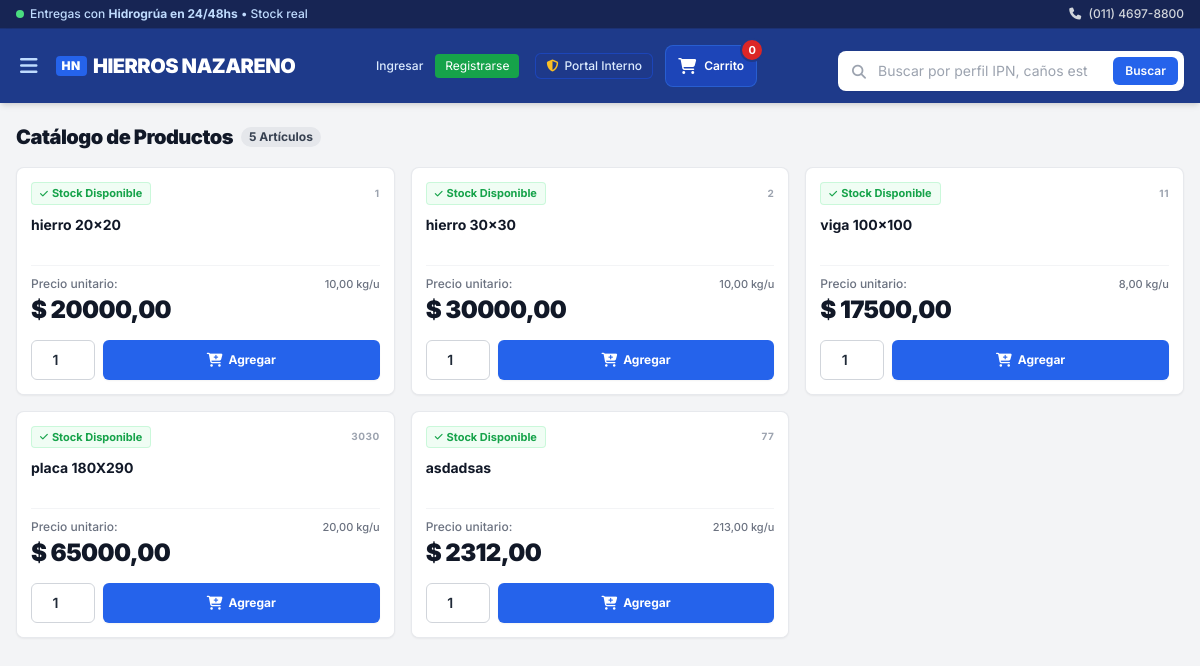
The page / on the database its author committed.
### administrador/models.py (models this page shows, shortened)
class Producto(models.Model):
    categoria = models.ForeignKey(Categoria, on_delete=models.SET_NULL, null=True, related_name='productos')
    codigo = models.CharField(max_length=50, unique=True)
    nombre = models.CharField(max_length=250)
    precio = models.DecimalField(max_digits=12, decimal_places=2)
    stock = models.IntegerField(default=0)
    peso_kg = models.DecimalField(max_digits=8, decimal_places=2, help_text="Peso teórico para cálculo de hidrogrúa")
    disponible = models.BooleanField(default=True)
    fecha_ingreso = models.DateTimeField(auto_now_add=True)

### cliente/views.py (the view)
# urls.py: path('', views.catalogo_productos, name='catalogo'),
def catalogo_productos(request):
    form = BusquedaForm(request.GET or None)
    productos = Producto.objects.filter(disponible=True)
    hay_resultados = True
    query = request.GET.get('query')
    if query:
        productos = productos.filter(nombre__icontains=query)
        if not productos.exists():
            hay_resultados = False
    context = {
        'form': form,
        'productos': productos,
        'hay_resultados': hay_resultados,
        'query': query
    }
    return render(request, 'cliente/catalogo.html', context)

### cliente/forms.py
class BusquedaForm(forms.Form):
    query = forms.CharField(
        max_length=100,
        required=False, # Permite que el usuario envíe el campo vacío para ver todos los productos
        widget=forms.TextInput(attrs={
            'class': 'w-full bg-white text-gray-900 placeholder-gray-400 text-sm rounded-lg pl-10 pr-24 py-2.5 focus:outline-none focus:ring-2 focus:ring-blue-400 shadow-sm',
            'placeholder': 'Buscar por perfil IPN, caños estructurales, chapas trapezoidales...'
        })
    )

### cliente/templates/cliente/catalogo.html (shortened to what this page needs)
{% load static %}
<!DOCTYPE html>
<html lang="es" class="h-full bg-gray-100">
<head>
  <script src="https://cdn.tailwindcss.com"></script>
  <link rel="stylesheet" href="https://cdnjs.cloudflare.com/ajax/libs/font-awesome/6.5.1/css/all.min.css">
  <link rel="stylesheet" href="{% static 'css/styles.css' %}">
</head>
<body class="bg-[#F3F4F6] text-gray-800 font-sans antialiased min-h-screen flex flex-col pb-20">
  <div class="bg-blue-950 text-blue-200 text-xs px-4 py-1.5 flex items-center justify-between border-b border-blue-900/60 font-medium">
    <div class="flex items-center gap-1.5 overflow-hidden text-ellipsis whitespace-nowrap">
      <span class="inline-block w-2 h-2 rounded-full bg-green-400 animate-pulse"></span>
      <span>Entregas con <strong>Hidrogrúa en 24/48hs</strong> • Stock real</span>
    </div>
    <div class="hidden sm:flex items-center gap-3">
      <span class="text-gray-300"><i class="fa-solid fa-phone text-xs mr-1"></i> (011) 4697-8800</span>
    </div>
  </div>
  <header class="bg-[#1E3A8A] text-white sticky top-0 z-40 shadow-md">
    <div class="max-w-7xl mx-auto px-4 py-3">
      <div class="flex items-center justify-between gap-3">
        <div class="flex items-center gap-2.5">
          <button onclick="toggleAdminDrawer()" class="p-2 -ml-1 text-blue-200 hover:text-white rounded-lg hover:bg-blue-800/60 transition focus:outline-none">
            <i class="fa-solid fa-bars text-xl"></i>
          </button>
          <div class="leading-tight">
            <div class="flex items-center gap-1.5">
              <span class="bg-blue-600 text-white text-xs px-1.5 py-0.5 rounded font-black tracking-wider uppercase">HN</span>
              <h1 class="text-base sm:text-xl font-black tracking-tight text-white whitespace-nowrap">HIERROS NAZARENO</h1>
            </div>
          </div>
        </div>
        <div class="flex items-center gap-2 sm:gap-3">
          {% if user.is_authenticated %}
            <span class="hidden md:inline text-xs text-blue-200 font-medium">Hola, {{ user.username }}</span>
            <form method="POST" action="{% url 'logout' %}" class="inline m-0 p-0 mr-1">
              {% csrf_token %}
              <button type="submit" class="text-xs text-red-300 hover:text-white font-medium transition">Salir</button>
            </form>
          {% else %}
            <a href="{% url 'login' %}" class="text-xs text-blue-100 hover:text-white font-medium transition hidden sm:inline">Ingresar</a>
            <a href="{% url 'registro' %}" class="text-xs bg-green-600 hover:bg-green-500 text-white px-2.5 py-1 rounded transition mr-1">Registrarse</a>
          {% endif %}
          <a href="{% url 'dashboard_admin' %}" class="hidden sm:flex items-center gap-1.5 px-2.5 py-1 bg-blue-900/70 hover:bg-blue-800 border border-blue-700/60 rounded-md text-xs text-blue-100 font-medium transition">
    <i class="fa-solid fa-shield-halved text-amber-400"></i>
    <span>Portal Interno</span>
</a>
          <a href="{% url 'ver_carrito' %}" class="relative p-2 bg-blue-700/60 hover:bg-blue-600 text-white rounded-lg transition border border-blue-500/40 flex items-center gap-2 px-3">
            <i class="fa-solid fa-cart-shopping text-base"></i>
            <span class="hidden md:inline text-xs font-semibold">Carrito</span>
            <span class="absolute -top-1.5 -right-1.5 bg-red-600 text-white text-[11px] font-bold h-5 w-5 rounded-full flex items-center justify-center ring-2 ring-[#1E3A8A] shadow-sm">
              {{ request.session.carrito|length }}
            </span>
          </a>
        </div>
      <div class="mt-2.5">
        <form method="GET" action="{% url 'catalogo' %}" class="relative">
          <input type="text" name="query" value="{{ query|default:'' }}" placeholder="Buscar por perfil IPN, caños estructurales, chapas trapezoidales..." class="w-full bg-white text-gray-900 placeholder-gray-400 text-sm rounded-lg pl-10 pr-24 py-2.5 focus:outline-none focus:ring-2 focus:ring-blue-400 shadow-sm">
          <div class="absolute left-3.5 top-1/2 -translate-y-1/2 text-gray-400">
            <i class="fa-solid fa-magnifying-glass text-sm"></i>
          </div>
          <button type="submit" class="absolute right-1.5 top-1/2 -translate-y-1/2 bg-[#2563EB] hover:bg-blue-700 text-white text-xs font-semibold px-3 py-1.5 rounded-md transition">Buscar</button>
        </form>
      </div>
    </div>
  </header>
  <main class="max-w-7xl mx-auto px-4 py-5 w-full flex-1 flex flex-col gap-6">
    <section id="catalogo" class="space-y-4">
      <div class="flex flex-col sm:flex-row sm:items-center justify-between gap-3">
        <div>
          <div class="flex items-center gap-2">
            <h3 class="text-xl font-black text-[#111827] tracking-tight">Catálogo de Productos</h3>
            <span class="bg-gray-200 text-gray-700 text-xs px-2 py-0.5 rounded-full font-bold">{{ productos.count }} Artículos</span>
          </div>
        </div>
      </div>
      <div class="grid grid-cols-1 sm:grid-cols-2 lg:grid-cols-3 xl:grid-cols-4 gap-4">
        {% if hay_resultados %}
            {% for producto in productos %}
            <article class="bg-white rounded-lg shadow-sm border border-gray-200/90 overflow-hidden flex flex-col justify-between hover:shadow-md transition group">
              <div class="p-3.5 space-y-2.5">
                <div class="flex items-center justify-between">
                  <span class="inline-flex items-center text-[11px] font-bold text-[#16A34A] bg-green-50 px-2 py-0.5 rounded border border-green-200/70">
                    <i class="fa-solid fa-check text-[9px] mr-1"></i> Stock Disponible
                  </span>
                  <span class="text-[10px] uppercase font-bold text-gray-400 tracking-wider">{{ producto.codigo }}</span>
                </div>
                <h4 class="text-sm font-bold text-gray-900 line-clamp-2 leading-snug min-h-[2.5rem] mt-2">
                  {{ producto.nombre }}
                </h4>
                <div class="pt-1 border-t border-gray-100 flex items-baseline justify-between">
                  <div>
                    <span class="text-xs text-gray-500 font-medium">Precio unitario:</span>
                    <div class="text-2xl font-black text-[#111827] tracking-tight">
                      $ {{ producto.precio }}
                    </div>
                  </div>
                  <span class="text-[11px] text-gray-500 font-medium">{{ producto.peso_kg }} kg/u</span>
                </div>
              </div>
              <div class="p-3.5 pt-0 bg-white">
                <form method="POST" action="{% url 'agregar_carrito' producto.id %}" class="flex gap-2">
                  <input type="number" name="cantidad" value="1" min="1" class="w-16 border border-gray-300 rounded-md text-center text-sm font-semibold focus:ring-blue-500 focus:border-blue-500">
                  <button type="submit" class="w-full bg-[#2563EB] hover:bg-[#1D4ED8] text-white font-bold text-xs py-2.5 px-3 rounded-md transition shadow-sm flex items-center justify-center gap-1.5">
                    <i class="fa-solid fa-cart-plus text-sm"></i> Agregar
                  </button>
                </form>
              </div>
            </article>
            {% endfor %}
        {% else %}
            <div class="col-span-full text-center py-10">
                <p class="text-gray-500 font-medium">No se encontraron productos que coincidan con tu búsqueda.</p>
            </div>
        {% endif %}
      </div>
    </section>
  </main>
</body>
</html>

### styles.css (style rules this page uses)
:root { --color-brand-navy: #1E3A8A; --color-brand-dark: #0F2356; --color-brand-blue: #2563EB; --color-brand-hover: #1D4ED8; --color-brand-accent: #16A34A; --color-bg-light: #F3F4F6; }

### rows shown on the page
Producto: codigo "1", nombre "hierro 20x20", precio "20000,00", peso_kg "10,00"
Producto: codigo "2", nombre "hierro 30x30", precio "30000,00", peso_kg "10,00"
Producto: codigo "11", nombre "viga 100x100", precio "17500,00", peso_kg "8,00"
Producto: codigo "3030", nombre "placa 180X290", precio "65000,00", peso_kg "20,00"
Producto: codigo "77", nombre "asdadsas", precio "2312,00", peso_kg "213,00"

### other values the page prints
{{ request.session.carrito|length }} "0"
{{ productos.count }} "5"
